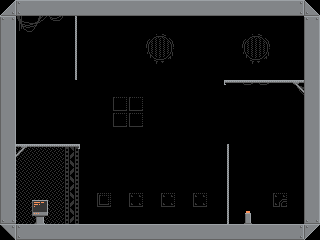

This is a level from a 2D game, rendered from its Tiled map with the project's own tilesets. A one-line summary and the complete map file follow:
An orthogonal 20x15 tile map with 16x16 px tiles, 3 tile layers (Decoration, Computers, Tile Layer 1) and 10 objects (top wall, right wall, bottom wall, left wall, top center wall, ...).

<map version="1.8" tiledversion="1.8.5" orientation="orthogonal" renderorder="right-down" width="20" height="15" tilewidth="16" tileheight="16" infinite="0" nextlayerid="10" nextobjectid="32">
 <tileset firstgid="1" source="0x72_Robots.tsx" />
 <layer id="6" name="Decoration" width="20" height="15">
  <data encoding="csv">
0,0,0,0,0,0,0,0,0,0,0,0,0,0,0,0,0,0,0,0,
0,321,322,2147483971,0,0,0,0,0,0,0,0,0,0,0,0,0,0,0,0,
0,0,0,0,0,0,0,0,0,388,389,0,0,0,0,388,389,0,0,0,
0,0,0,0,0,0,0,0,0,420,421,0,0,0,0,420,421,0,0,0,
0,0,0,0,0,0,0,0,0,0,0,0,0,0,0,0,0,0,0,0,
0,0,0,0,0,0,0,0,0,0,0,0,0,0,0,323,323,0,2684354882,0,
0,0,0,0,0,0,0,387,387,0,0,0,0,0,0,0,0,0,0,0,
0,0,0,0,0,0,0,387,387,0,0,0,0,0,0,0,0,0,0,0,
0,0,0,0,0,0,0,0,0,0,0,0,0,0,0,0,0,0,0,0,
0,354,354,354,422,0,0,0,0,0,0,0,0,0,0,0,0,0,0,0,
0,354,354,354,422,0,0,0,0,0,0,0,0,0,0,0,0,0,0,0,
0,354,354,354,422,0,0,0,0,0,0,0,0,0,0,0,0,0,0,0,
0,354,354,354,422,0,355,0,357,0,357,0,357,0,0,0,0,356,0,0,
0,354,354,354,422,0,0,0,0,0,0,0,0,0,0,11,0,0,0,0,
0,0,0,0,0,0,0,0,0,0,0,0,0,0,0,0,0,0,0,0
</data>
 </layer>
 <layer id="9" name="Computers" width="20" height="15">
  <data encoding="csv">
0,0,0,0,0,0,0,0,0,0,0,0,0,0,0,0,0,0,0,0,
0,0,0,0,0,0,0,0,0,0,0,0,0,0,0,0,0,0,0,0,
0,0,0,0,0,0,0,0,0,0,0,0,0,0,0,0,0,0,0,0,
0,0,0,0,0,0,0,0,0,0,0,0,0,0,0,0,0,0,0,0,
0,0,0,0,0,0,0,0,0,0,0,0,0,0,0,0,0,0,0,0,
0,0,0,0,0,0,0,0,0,0,0,0,0,0,0,0,0,0,0,0,
0,0,0,0,0,0,0,0,0,0,0,0,0,0,0,0,0,0,0,0,
0,0,0,0,0,0,0,0,0,0,0,0,0,0,0,0,0,0,0,0,
0,0,0,0,0,0,0,0,0,0,0,0,0,0,0,0,0,0,0,0,
0,0,0,0,0,0,0,0,0,0,0,0,0,0,0,0,0,0,0,0,
0,0,0,0,0,0,0,0,0,0,0,0,0,0,0,0,0,0,0,0,
0,0,0,0,0,0,0,0,0,0,0,0,0,0,0,0,0,0,0,0,
0,0,396,0,0,0,0,0,0,0,0,0,0,0,0,0,0,0,0,0,
0,0,428,0,0,0,0,0,0,0,0,0,0,0,0,0,0,0,0,0,
0,0,0,0,0,0,0,0,0,0,0,0,0,0,0,0,0,0,0,0
</data>
 </layer>
 <layer id="1" name="Tile Layer 1" width="20" height="15">
  <data encoding="csv">
193,100,101,101,101,101,101,101,101,101,101,101,101,101,101,101,101,101,102,194,
39,0,0,0,296,0,0,0,0,0,0,0,0,0,0,0,0,0,0,39,
71,0,0,0,296,0,0,0,0,0,0,0,0,0,0,0,0,0,0,71,
71,0,0,0,296,0,0,0,0,0,0,0,0,0,0,0,0,0,0,71,
71,0,0,0,296,0,0,0,0,0,0,0,0,0,0,0,0,0,0,71,
71,0,0,0,0,0,0,0,0,0,0,0,0,0,2,5,5,5,3,71,
71,0,0,0,0,0,0,0,0,0,0,0,0,0,0,0,0,0,0,71,
71,0,0,0,0,0,0,0,0,0,0,0,0,0,0,0,0,0,0,71,
71,0,0,0,0,0,0,0,0,0,0,0,0,0,0,0,0,0,0,71,
71,4,5,5,6,0,0,0,0,0,0,0,0,0,295,0,0,0,0,71,
71,0,0,0,0,0,0,0,0,0,0,0,0,0,295,0,0,0,0,71,
71,0,0,0,0,0,0,0,0,0,0,0,0,0,295,0,0,0,0,71,
71,0,0,0,0,0,0,0,0,0,0,0,0,0,295,0,0,0,0,71,
103,0,0,0,0,0,0,0,0,0,0,0,0,0,295,0,0,0,0,103,
225,100,101,101,101,101,101,101,101,101,101,101,101,101,101,101,101,101,102,226
</data>
 </layer>
 <objectgroup id="5" name="Walls">
  <object id="18" name="top wall" x="0" y="0" width="304" height="16" />
  <object id="19" name="right wall" x="304" y="0" width="16" height="224" />
  <object id="20" name="bottom wall" x="16" y="224" width="304" height="16" />
  <object id="21" name="left wall" x="0" y="16" width="16" height="224" />
  <object id="25" name="top center wall" x="75" y="16" width="1.92247" height="64" />
  <object id="27" name="left platform" x="16" y="144.091" width="64" height="2.72727" />
  <object id="28" name="right platform" x="224" y="80.125" width="80" height="2.75" />
  <object id="29" name="bottom center wall" x="227" y="144" width="2" height="80" />
 </objectgroup>
 <objectgroup id="7" name="Enemies">
  <object id="30" name="Enemy 2" x="44" y="116">
   <point />
  </object>
  <object id="31" name="Enemy 1" x="241" y="64.5">
   <point />
  </object>
 </objectgroup>
</map>